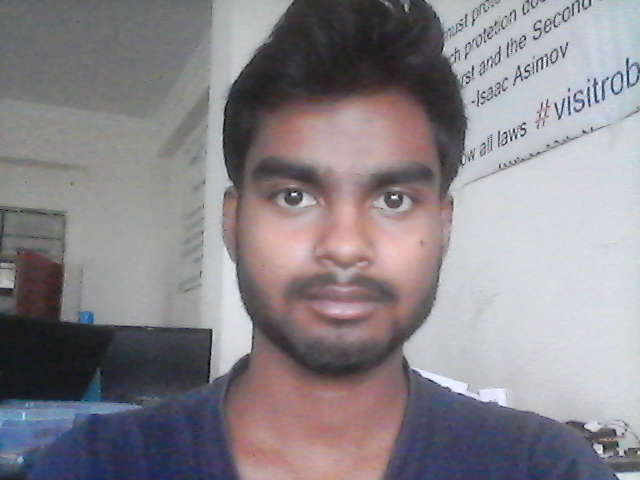
#> input picture python/saurabh.bmp, 640 x 480 px
$ python -i asift.py   (imports and definitions only)
#> lines starting #> are read from the running program, lines starting #| are printed output that depends on the picture
### python/find_obj.py
#!/usr/bin/env python

'''
Feature-based image matching sample.

Note, that you will need the https://github.com/opencv/opencv_contrib repo for SIFT and SURF

USAGE
  find_obj.py [--feature=<sift|surf|orb|akaze|brisk>[-flann]] [ <image1> <image2> ]

  --feature  - Feature to use. Can be sift, surf, orb or brisk. Append '-flann'
               to feature name to use Flann-based matcher instead bruteforce.

  Press left mouse button on a feature point to see its matching point.
'''

# Python 2/3 compatibility
from __future__ import print_function

import numpy as np
import cv2 as cv
from common import anorm, getsize

FLANN_INDEX_KDTREE = 1  # bug: flann enums are missing
FLANN_INDEX_LSH    = 6


def init_feature(name):
    chunks = name.split('-')
    if chunks[0] == 'sift':
        detector = cv.xfeatures2d.SIFT_create()
        norm = cv.NORM_L2
    elif chunks[0] == 'surf':
        detector = cv.xfeatures2d.SURF_create(800)
        norm = cv.NORM_L2
    elif chunks[0] == 'orb':
        detector = cv.ORB_create(400)
        norm = cv.NORM_HAMMING
    elif chunks[0] == 'akaze':
        detector = cv.AKAZE_create()
        norm = cv.NORM_HAMMING
    elif chunks[0] == 'brisk':
        detector = cv.BRISK_create()
        norm = cv.NORM_HAMMING
    else:
        return None, None
    if 'flann' in chunks:
        if norm == cv.NORM_L2:
            flann_params = dict(algorithm = FLANN_INDEX_KDTREE, trees = 5)
        else:
            flann_params= dict(algorithm = FLANN_INDEX_LSH,
                               table_number = 6, # 12
                               key_size = 12,     # 20
                               multi_probe_level = 1) #2
        matcher = cv.FlannBasedMatcher(flann_params, {})  # bug : need to pass empty dict (#1329)
    else:
        matcher = cv.BFMatcher(norm)
    return detector, matcher


def filter_matches(kp1, kp2, matches, ratio = 0.75):
    mkp1, mkp2 = [], []
    for m in matches:
        if len(m) == 2 and m[0].distance < m[1].distance * ratio:
            m = m[0]
            mkp1.append( kp1[m.queryIdx] )
            mkp2.append( kp2[m.trainIdx] )
    p1 = np.float32([kp.pt for kp in mkp1])
    p2 = np.float32([kp.pt for kp in mkp2])
    kp_pairs = zip(mkp1, mkp2)
    return p1, p2, list(kp_pairs)

# [65 lines left out: function explore_match, not called in this run]


# [51 lines that do not run on import are left out]

### python/common.py
#!/usr/bin/env python

'''
This module contains some common routines used by other samples.
'''

# Python 2/3 compatibility
from __future__ import print_function
import sys
PY3 = sys.version_info[0] == 3

if PY3:
    from functools import reduce

import numpy as np
import cv2 as cv

# built-in modules
import os
import itertools as it
from contextlib import contextmanager

image_extensions = ['.bmp', '.jpg', '.jpeg', '.png', '.tif', '.tiff', '.pbm', '.pgm', '.ppm']

class Bunch(object):
    def __init__(self, **kw):
        self.__dict__.update(kw)
    def __str__(self):
        return str(self.__dict__)

# [4 lines left out: function splitfn, not called in this run]

def anorm2(a):
    return (a*a).sum(-1)
def anorm(a):
    return np.sqrt( anorm2(a) )

# [44 lines left out: functions homotrans, to_rect, rect2rect_mtx, lookat, mtx2rvec, draw_str, not called in this run]

class Sketcher:
    # [8 lines left out: function __init__, not called in this run]

    def show(self):
        cv.imshow(self.windowname, self.dests[0])

    # [13 lines left out: function on_mouse, not called in this run]


# palette data from matplotlib/_cm.py
_jet_data =   {'red':   ((0., 0, 0), (0.35, 0, 0), (0.66, 1, 1), (0.89,1, 1),
                         (1, 0.5, 0.5)),
               'green': ((0., 0, 0), (0.125,0, 0), (0.375,1, 1), (0.64,1, 1),
                         (0.91,0,0), (1, 0, 0)),
               'blue':  ((0., 0.5, 0.5), (0.11, 1, 1), (0.34, 1, 1), (0.65,0, 0),
                         (1, 0, 0))}

cmap_data = { 'jet' : _jet_data }

# [14 lines left out: function make_cmap, not called in this run]

def nothing(*arg, **kw):
    pass

def clock():
    return cv.getTickCount() / cv.getTickFrequency()

@contextmanager
def Timer(msg):
    print(msg, '...',)
    start = clock()
    try:
        yield
    finally:
        print("%.2f ms" % ((clock()-start)*1000))

class StatValue:
    def __init__(self, smooth_coef = 0.5):
        self.value = None
        self.smooth_coef = smooth_coef
    # [6 lines left out: function update, not called in this run]

class RectSelector:
    # [31 lines left out: functions __init__, onmouse, draw, not called in this run]
    @property
    def dragging(self):
        return self.drag_rect is not None


# [24 lines left out: functions grouper, mosaic, not called in this run]

def getsize(img):
    h, w = img.shape[:2]
    return w, h

def mdot(*args):
    return reduce(np.dot, args)

# [4 lines left out: function draw_keypoints, not called in this run]

### python/asift.py
from __future__ import print_function

import numpy as np
import cv2 as cv

# built-in modules
import itertools as it
from multiprocessing.pool import ThreadPool

# local modules
from common import Timer
from find_obj import init_feature, filter_matches, explore_match


def affine_skew(tilt, phi, img, mask=None):
    '''
    affine_skew(tilt, phi, img, mask=None) -> skew_img, skew_mask, Ai
    Ai - is an affine transform matrix from skew_img to img
    '''
    h, w = img.shape[:2]
    if mask is None:
        mask = np.zeros((h, w), np.uint8)
        mask[:] = 255
    A = np.float32([[1, 0, 0], [0, 1, 0]])
    if phi != 0.0:
        phi = np.deg2rad(phi)
        s, c = np.sin(phi), np.cos(phi)
        A = np.float32([[c,-s], [ s, c]])
        corners = [[0, 0], [w, 0], [w, h], [0, h]]
        tcorners = np.int32( np.dot(corners, A.T) )
        x, y, w, h = cv.boundingRect(tcorners.reshape(1,-1,2))
        A = np.hstack([A, [[-x], [-y]]])
        img = cv.warpAffine(img, A, (w, h), flags=cv.INTER_LINEAR, borderMode=cv.BORDER_REPLICATE)
    if tilt != 1.0:
        s = 0.8*np.sqrt(tilt*tilt-1)
        img = cv.GaussianBlur(img, (0, 0), sigmaX=s, sigmaY=0.01)
        img = cv.resize(img, (0, 0), fx=1.0/tilt, fy=1.0, interpolation=cv.INTER_NEAREST)
        A[0] /= tilt
    if phi != 0.0 or tilt != 1.0:
        h, w = img.shape[:2]
        mask = cv.warpAffine(mask, A, (w, h), flags=cv.INTER_NEAREST)
    Ai = cv.invertAffineTransform(A)
    return img, mask, Ai


def affine_detect(detector, img, mask=None, pool=None):
    '''
    affine_detect(detector, img, mask=None, pool=None) -> keypoints, descrs
    Apply a set of affine transormations to the image, detect keypoints and
    reproject them into initial image coordinates.
    See http://www.ipol.im/pub/algo/my_affine_sift/ for the details.
    ThreadPool object may be passed to speedup the computation.
    '''
    params = [(1.0, 0.0)]
    for t in 2**(0.5*np.arange(1,6)):
        for phi in np.arange(0, 180, 72.0 / t):
            params.append((t, phi))

    def f(p):
        t, phi = p
        timg, tmask, Ai = affine_skew(t, phi, img)
        keypoints, descrs = detector.detectAndCompute(timg, tmask)
        for kp in keypoints:
            x, y = kp.pt
            kp.pt = tuple( np.dot(Ai, (x, y, 1)) )
        if descrs is None:
            descrs = []
        return keypoints, descrs

    keypoints, descrs = [], []
    if pool is None:
        ires = it.imap(f, params)
    else:
        ires = pool.imap(f, params)

    for i, (k, d) in enumerate(ires):
        #print('affine sampling: %d / %d\r' % (i+1, len(params)), end='')
        keypoints.extend(k)
        descrs.extend(d)

    print()
    return keypoints, np.array(descrs)

def cmp():
    #print(__doc__)

    import sys, getopt
    opts, args = getopt.getopt(sys.argv[1:], '', ['feature='])
    opts = dict(opts)
    feature_name = opts.get('--feature', 'brisk-flann')
    try:
        fn1, fn2 = args
    except:
        fn1 = 'saurabh.bmp'
        fn2 = 'saurabh1.bmp'

    img1 = cv.imread(fn1, 0)
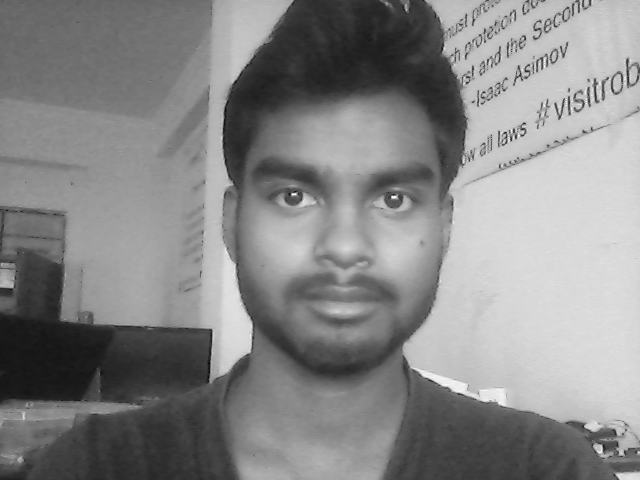
#> img1: shape (480, 640); min 6, max 255, mean 134.8
    img2 = cv.imread(fn2, 0)
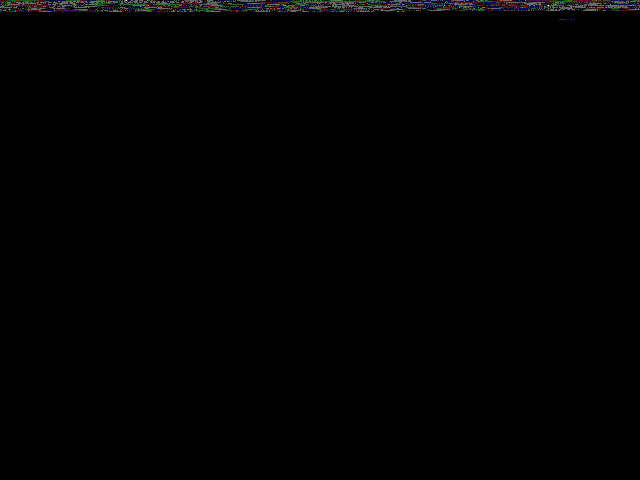
#> input picture python/saurabh1.bmp, 640 x 480 px
#> img2: shape (480, 640); min 0, max 255, mean 1.2
    detector, matcher = init_feature(feature_name)

    if img1 is None:
        print('Failed to load fn1:', fn1)
        sys.exit(1)

    if img2 is None:
        print('Failed to load fn2:', fn2)
        sys.exit(1)

    if detector is None:
        print('unknown feature:', feature_name)
        sys.exit(1)

    #print('using', feature_name)

    pool=ThreadPool(processes = cv.getNumberOfCPUs())
    kp1, desc1 = affine_detect(detector, img1, pool=pool)
#> in f, `timg, tmask, Ai = affine_skew(t, phi, img)`: tmask: shape (480, 640); every value is 255
#> in f, `timg, tmask, Ai = affine_skew(t, phi, img)`: Ai = [[1, 0, 0], [0, 1, 0]]
#> in f, `keypoints, descrs = detector.detectAndCompute(timg, tmask)`: keypoints = 916 keypoints; strongest (x, y, size): (292, 194, 14), (392, 197, 13.4), (393, 197, 23.1), (524, 123, 13.1)
#> the loop in affine_detect, `for i, (k, d) in enumerate(ires): #print('affine sampling: %d / %d\r' ..` made 43 passes
#> pass 1, in affine_skew (call 2), `img = cv.resize(img, (0, 0), fx=1.0/tilt, fy=1.0, interpolation=cv.INT..`:
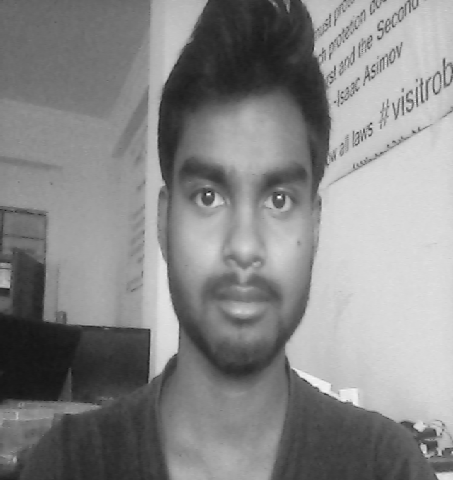
#> img: shape (480, 453); min 20, max 254, mean 134.8
#> after the loop in affine_detect, `for i, (k, d) in enumerate(ires):`: descrs = 9650 items; keypoints = 9650 keypoints; strongest (x, y, size): (292, 194, 14), (392, 197, 13.4), (394, 197, 14.2), (393, 197, 23.1)
#> kp1 has the same summary as keypoints in affine_detect
    kp2, desc2 = affine_detect(detector, img2, pool=pool)
#> in f (call 44), `keypoints, descrs = detector.detectAndCompute(timg, tmask)`: keypoints = 3 keypoints; (x, y, size): (571, 19, 8.4), (562, 19, 8.4), (560, 19, 8.7)
#> the loop in affine_detect (call 2), `for i, (k, d) in enumerate(ires): #print('affine sampling: %d / %d\r' ..` made 43 passes
#> pass 1, in affine_skew (call 45), `img = cv.resize(img, (0, 0), fx=1.0/tilt, fy=1.0, interpolation=cv.INT..`:
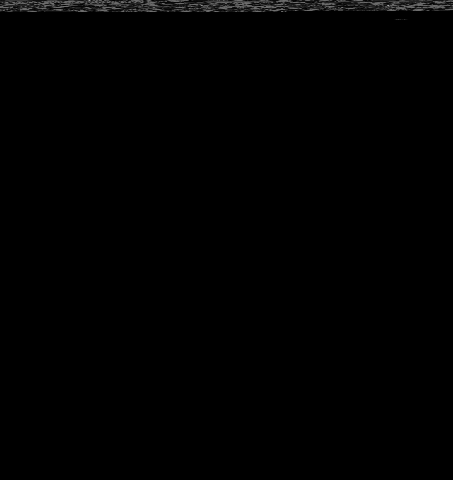
#> img: shape (480, 453); min 0, max 170, mean 1.2
#> pass 2, in affine_skew (call 46), `img = cv.warpAffine(img, A, (w, h), flags=cv.INTER_LINEAR, borderMode=..`:
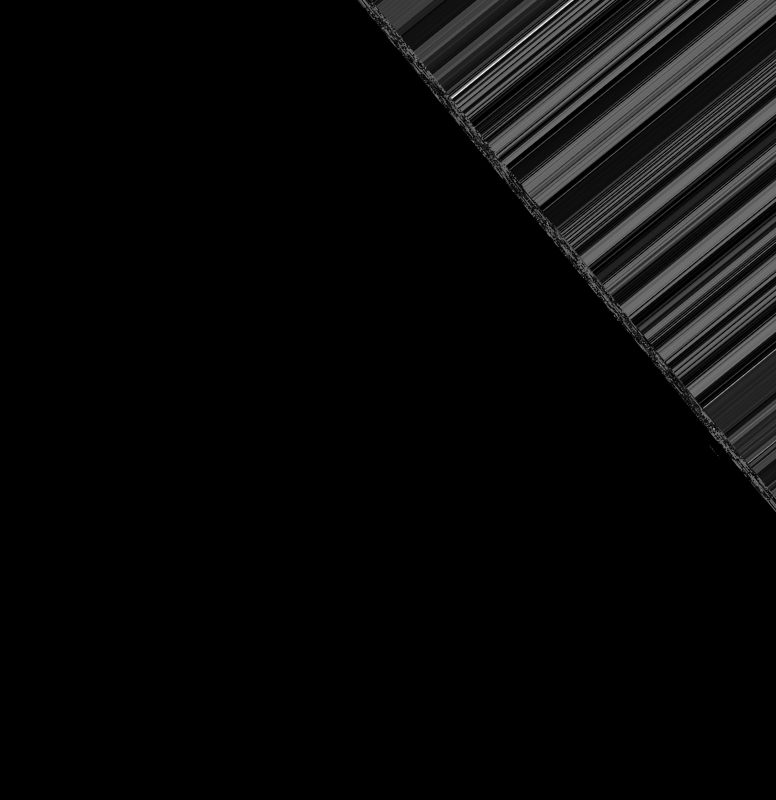
#> img: shape (800, 776); min 0, max 255, mean 8.7
    #print('img1 - %d features, img2 - %d features' % (len(kp1), len(kp2)))

    def match_and_draw(win):
#> called with win = 'affine find_obj'
        with Timer('matching'):
            raw_matches = matcher.knnMatch(desc1, trainDescriptors = desc2, k = 2) #2
        p1, p2, kp_pairs = filter_matches(kp1, kp2, raw_matches)
#> the loop in filter_matches, `for m in matches:` made 9650 passes
#> m on passes 1 to 3: 2 matches, 2 matches, 2 matches
        if len(p1) >= 4:
            H, status = cv.findHomography(p1, p2, cv.RANSAC, 5.0)
            print('%d / %d  inliers/matched' % (np.sum(status), len(status)))
#| 5 / 76  inliers/matched
            # do not draw outliers (there will be a lot of them)
            x = np.sum(status)
            y = len(status)
            z = (x*100)/y
            return int(z)
            kp_pairs = [kpp for kpp, flag in zip(kp_pairs, status) if flag]
        else:
            H, status = None, None
            #print('%d matches found, not enough for homography estimation' % len(p1))

        explore_match(win, img1, img2, kp_pairs, None, H)


    match_and_draw('affine find_obj')
    cv.waitKey()
    cv.destroyAllWindows()
    return match_and_draw('affine find_obj')
#> the loop in filter_matches (call 2), `for m in matches:` made 9650 passes
#| 16 / 78  inliers/matched

>>> result = cmp()
